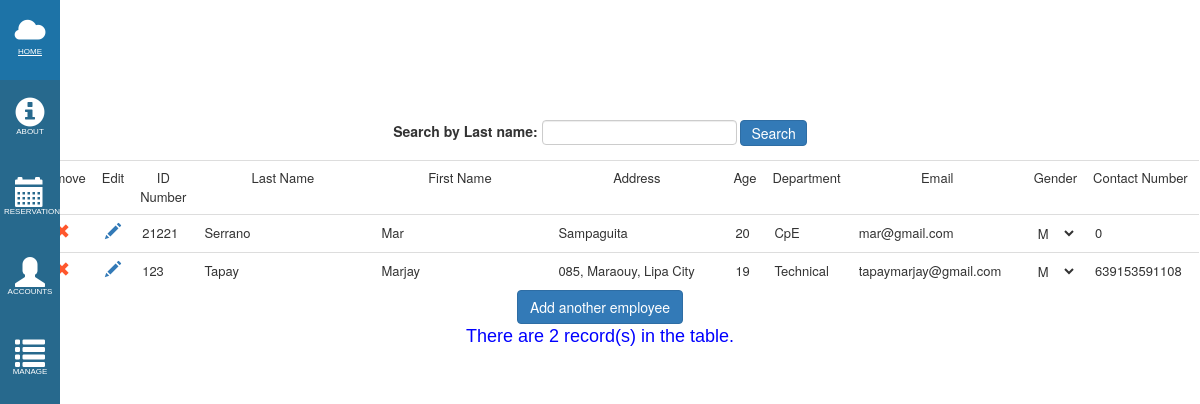
Page /employees.php on the earlier database version.
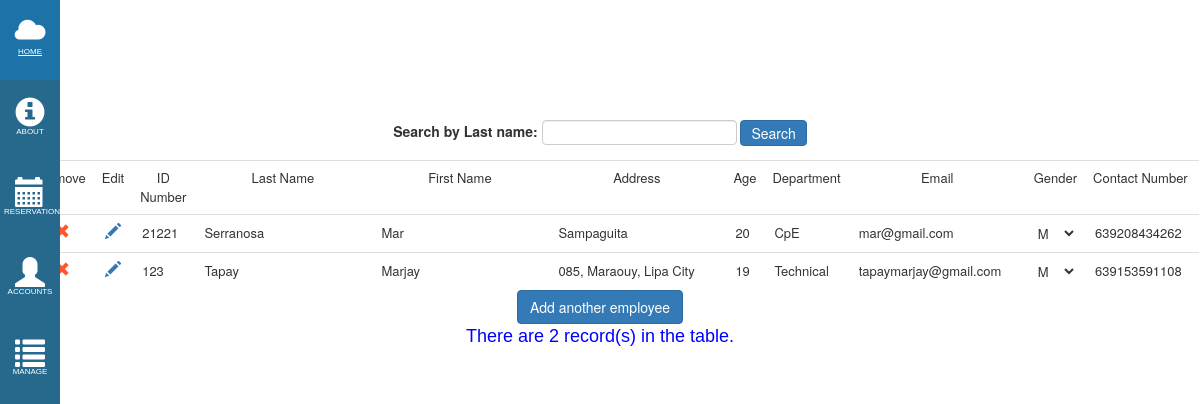
Same page on the later database version.
### tables this page shows
CREATE TABLE `employee` (
  `Employee_ID` int(11) NOT NULL,
  `Emp_FN` varchar(30) NOT NULL,
  `Emp_LN` varchar(30) NOT NULL,
  `Emp_Address` varchar(50) NOT NULL,
  `Emp_Age` int(11) NOT NULL,
  `Emp_Department` varchar(30) NOT NULL,
  `Emp_Email` varchar(30) NOT NULL,
  `Emp_Gender` varchar(30) NOT NULL,
  `Emp_CNumber` varchar(12) NOT NULL
);

### employees.php (the view, shortened to what the changed rows need)
<HTML>
<HEAD>
    <link rel="stylesheet" href="https://maxcdn.bootstrapcdn.com/bootstrap/3.3.7/css/bootstrap.min.css">
    <link rel="stylesheet" href="bren/side_bar.css" type="text/css">
</HEAD>
<BODY>
<div class="container">
    <TABLE class="table">
        <?php
        include 'connect.php';
        $searchLN = $_POST['txtSearchLN'];
        if ($searchLN=="undefined")
        {
            $SQL = mysqli_query($con,"SELECT * FROM employee ORDER BY Emp_LN");
        }
        else
        {
            $SQL=mysqli_query($con,"SELECT * FROM employee WHERE Emp_LN LIKE '$searchLN%'");
        }
        while($row=mysqli_fetch_array($SQL))
        {
        ?>
        <form <?php echo ($_SESSION["count"]==2) ? 'method=\'post\' action=\'employee_edit.php\'' : '' ?>>
        <TR>
            <td align="center"><a onclick="return Del()" href="delete_employee.php?SID=<?php echo $row['Employee_ID']; ?>"><span class="glyphicon glyphicon-remove"></span></a></td>
            <td align="center"><a href="employee_edit.php?SID=<?php echo $row['Employee_ID']; ?>"><<?php echo ($_SESSION["count"]==2 && $_SESSION["selected"]==$row['Employee_ID']) ? 'button name=\'save_button\' type=submit class="btn btn-link save"' : 'span' ?> class=<?php echo ($_SESSION["count"]==2 && $_SESSION["selected"]==$row['Employee_ID']) ? "'glyphicon glyphicon-floppy-disk'" : "'glyphicon glyphicon-pencil'"?>><?php
                    echo ($_SESSION["count"]==2 && $_SESSION["selected"]==$row['Employee_ID']) ? '<span class="glyphicon glyphicon-floppy-disk"></span></button>' : '</span>';
                    ?></a></td>
            <td><input class="<?php echo 'cell'.$row['Employee_ID']?> table_cell" name="emp_id" id="emp_id" value=<?php echo $row['Employee_ID']; ?> readonly></td>
            <td><input class="<?php echo 'cell'.$row['Employee_ID']?> table_cell" name="emp_ln" id="emp_ln" value=<?php echo $row['Emp_LN']; ?> <?php echo (($_SESSION["count"]==2 && $row['Employee_ID']!=$_SESSION["selected"]) || $_SESSION["count"]<=1) ? "readonly" : ""?>> </td>
            <td><input class="table_cell <?php echo 'cell'.$row['Employee_ID']?>" name="emp_fn" id="emp_fn" value=<?php echo $row['Emp_FN']; ?>  <?php echo (($_SESSION["count"]==2 && $row['Employee_ID']!=$_SESSION["selected"]) || $_SESSION["count"]<=1) ? "readonly" : ""?>></td>
            <td><input type="text" class="table_cell <?php echo 'cell'.$row['Employee_ID']?>" id="emp_add" name="emp_add" value="<?php echo $row['Emp_Address']; ?>"  <?php echo (($_SESSION["count"]==2 && $row['Employee_ID']!=$_SESSION["selected"]) || $_SESSION["count"]<=1) ? "readonly" : ""?>></td>
            <td><input type="text" class="table_cell <?php echo 'cell'.$row['Employee_ID']?>" id="emp_age" name="emp_age" value=<?php echo $row['Emp_Age']; ?>  <?php echo (($_SESSION["count"]==2 && $row['Employee_ID']!=$_SESSION["selected"]) || $_SESSION["count"]<=1) ? "readonly" : ""?>></td>
            <td><input type="text" class="table_cell <?php echo 'cell'.$row['Employee_ID']?>" id="emp_dept" name="emp_dept" value=<?php echo $row['Emp_Department']; ?>  <?php echo (($_SESSION["count"]==2 && $row['Employee_ID']!=$_SESSION["selected"]) || $_SESSION["count"]<=1) ? "readonly" : ""?>></td>
            <td><input type="email" class="table_cell <?php echo 'cell'.$row['Employee_ID']?>" id="emp_email" name="emp_email" value=<?php echo $row['Emp_Email'];?>  <?php echo (($_SESSION["count"]==2 && $row['Employee_ID']!=$_SESSION["selected"]) || $_SESSION["count"]<=1) ? "readonly" : ""?>></td>
            <td><select class="table_cell <?php echo 'cell'.$row['Employee_ID']?>" id="gender" name="gender">
                    <option value="Male"  <?php echo ($row['Emp_Gender']=="Male") ? "selected":"";?> <?php echo (($_SESSION["count"]==2 && $row['Employee_ID']!=$_SESSION["selected"]) || $_SESSION["count"]<=1) ? "disabled=\"disabled\"" : ""?>>M</option>
                </select>
            </td>
            <td><input type="text" class="table_cell <?php echo 'cell'.$row['Employee_ID']?>" id="emp_cnumber" name="emp_cnumber" value=<?php echo $row['Emp_CNumber']; ?>  <?php echo (($_SESSION["count"]==2 && $row['Employee_ID']!=$_SESSION["selected"]) || $_SESSION["count"]<=1) ? "readonly" : ""?>></td>
        </TR>
        </form>
        <?php
        }
        ?>
    </TABLE>
    <br></br>
</div>
</BODY>
</HTML>

Differences in the rows shown:
changed employee "Mar": emp_ln "Serrano" → "Serranosa"; emp_cnumber "0" → "639208434262"
